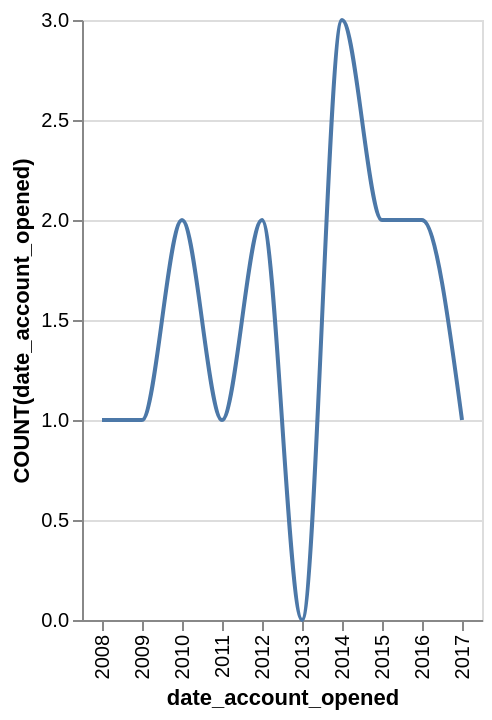

The specification (Vega-Lite) saved for this image:
### Vega-Lite specification from a JSON file in a GitHub repository (floating-point values rounded to 4 significant figures)
{"data": {"values": [{"x_data": "2008", "y_data": 1}, {"x_data": "2009", "y_data": 1}, {"x_data": "2010", "y_data": 2}, {"x_data": "2011", "y_data": 1}, {"x_data": "2012", "y_data": 2}, {"x_data": "2013", "y_data": 0}, {"x_data": "2014", "y_data": 3}, {"x_data": "2015", "y_data": 2}, {"x_data": "2016", "y_data": 2}, {"x_data": "2017", "y_data": 1}]}, "mark": {"type": "line", "interpolate": "monotone"}, "encoding": {"x": {"field": "x_data", "type": "nominal", "title": "date_account_opened", "sort": "ascending"}, "y": {"field": "y_data", "type": "quantitative", "title": "COUNT(date_account_opened)"}}}
